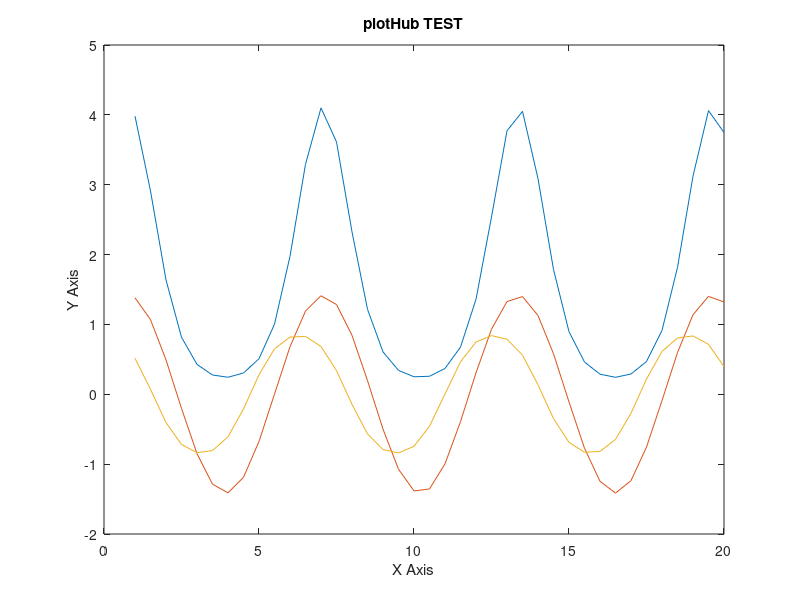

This figure's MATLAB source: (Note: this script raises an error after producing the figure.)
clc;clear;close all;
x = 1:0.5:20;
y1 = exp(sin(x)+cos(x));
y2 = sin(x)+cos(x);
y3 = sin(cos(x));
% 获取figure句柄，fig只是变量名，可任意定义
fig = figure;
plot(x,y1,x,y2,x,y3);
xlabel('X Axis');
ylabel('Y Axis');
title('plotHub TEST');
% 将figure句柄传递给PlotHub
plotHub(fig);